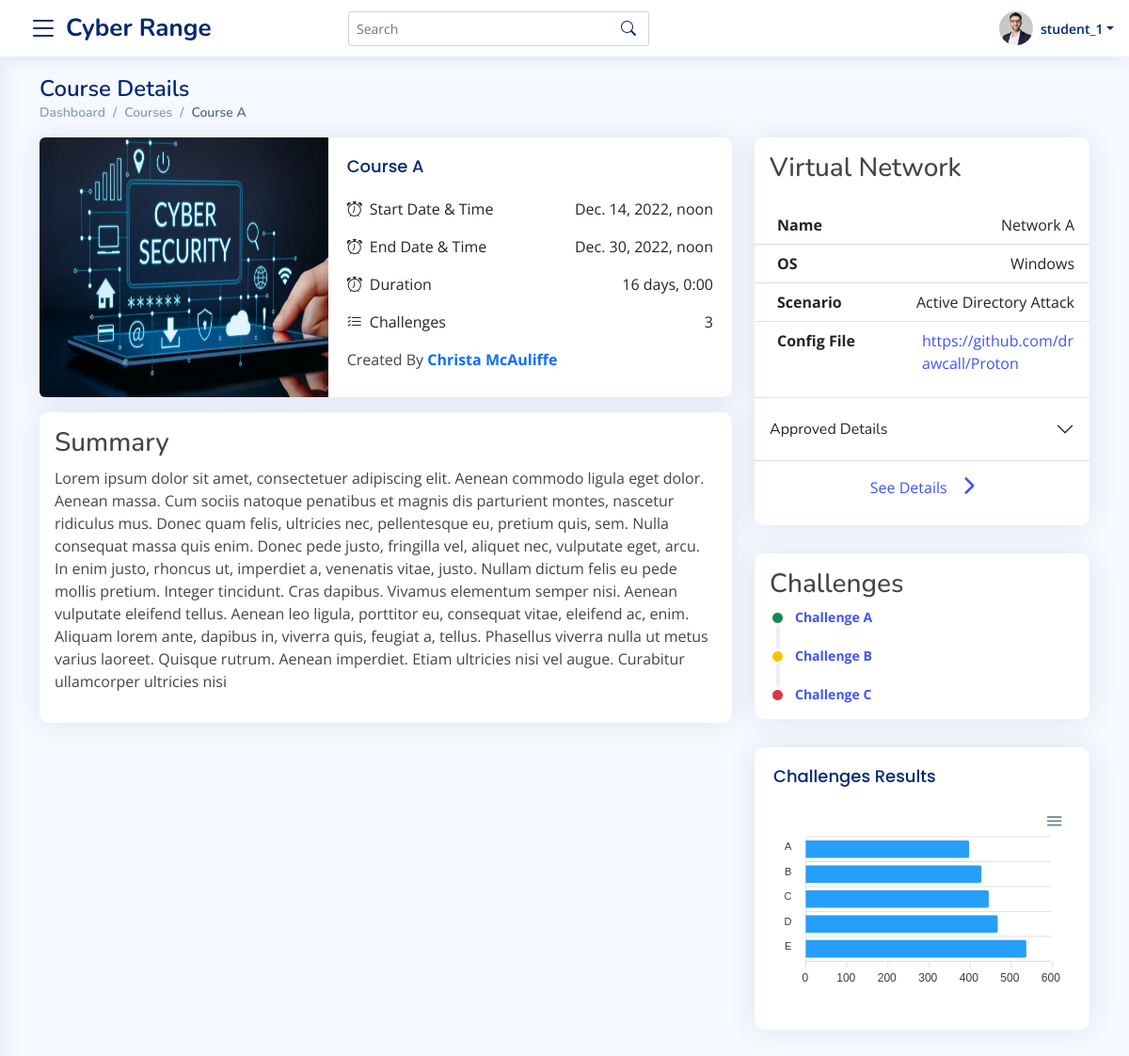
Page /student/courses/details/1 (signed in) on the earlier database version.
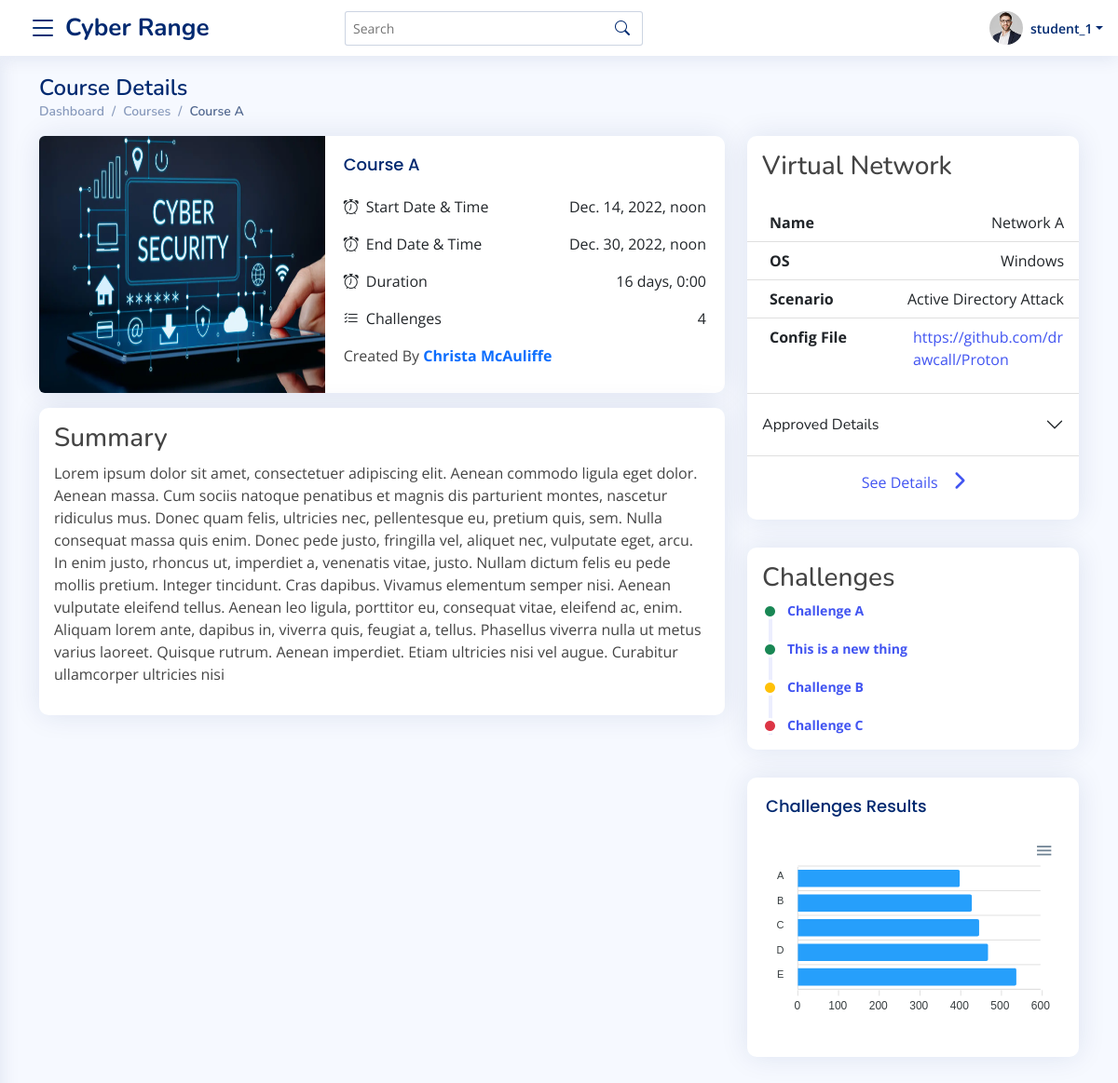
Same page on the later database version.
### accounts/models.py (models this page shows, shortened)
class User(AbstractBaseUser):
    username = models.CharField(
        verbose_name="Username",
        max_length=255,
        default="",
        blank=True,
        unique=False,
    )
    email = models.EmailField(
        verbose_name='email address',
        max_length=255,
        unique=True,
    )
    is_active = models.BooleanField(default=True, help_text="User is verified and have access to the website. Admin can also block a user by un-check this field")
    is_staff = models.BooleanField(default=False , editable=False) # a admin user; non super-user
    is_superuser = models.BooleanField(default=False, help_text="Superuser of the whole website.") # a superuser
    is_student = models.BooleanField(default=False)
    is_instructor = models.BooleanField(default=False)
    is_admin = models.BooleanField(default=False)
    groups = models.ManyToManyField(
        Group,
        verbose_name=_('groups'),
        blank=True,
        help_text=_(
            'The groups this user belongs to. A user will get all permissions '
            'granted to each of their groups.'
        ),
        related_name="user_groups_set",
        related_query_name="user",
    )
    permissions = models.ManyToManyField(
        Permission,
        verbose_name=_('user permissions'),
        blank=True,
        help_text=_('Specific permissions for this user.'),
        related_name="user_permissions_set",
        related_query_name="user",
    )
    date_joined = models.DateTimeField(_('Date Joined'), blank=True, null=True, auto_now_add=True)
    updated= models.DateTimeField( verbose_name= _('Last Updated Timestamp') , auto_now= True)
    USERNAME_FIELD = 'email'
    REQUIRED_FIELDS = [] # Email & Password are required by default.
    objects = UserManager()

### master_app/models.py (models this page shows, shortened)
class Course(models.Model):
    instructor = models.ForeignKey(User, on_delete=models.CASCADE)
    name = models.CharField(max_length=100)
    start_time = models.DateTimeField(auto_now_add=False, default=timezone.now)
    end_time = models.DateTimeField(auto_now_add=False, default=timezone.now)
    created_timestamp = models.DateTimeField( auto_now_add=True )
    description = RichTextField()
    is_approved = models.CharField(max_length=2, choices=APPROVED_CHOICES, default="1")
    points = models.IntegerField(blank=True, null=True, default=60)
    def get_virtual_network(self):
        try:
            return VirtualNetwork.objects.get(course__id = self.id)
        except:
            return None
    def total_challenges(self):
        try:
            return self.coursechallenge_set.all().count()
        except:
            return 0
    def total_duration(self):
        try:
            return ("%s" % str(self.end_time - self.start_time)[:-3])
        except:
            return ("%s" % str(self.end_time - self.start_time))

class VirtualNetwork(models.Model):
    course = models.ForeignKey(Course, on_delete=models.CASCADE)
    name = models.CharField(max_length=100)
    description = RichTextField()
    operating_system = models.CharField(max_length=3, default=1 , choices=OPERATING_SYSTEM_CHOICES)
    scenarios = models.CharField(max_length=50, default="1" , choices=SCENARIOS_CATEGORYIES)
    rating  = models.CharField(max_length=1 , default="1", choices=RATING_CHOICES)
    config_file_url = models.URLField(max_length=300 , default="" , blank=True, null=True)
    ip_address = models.GenericIPAddressField(blank=True, null=True)
    topology_image = models.ImageField(upload_to="topologies/", blank=True, null=True)
    ssh_file = models.FileField(upload_to="sshFiles/" , blank=True, null=True)
    instructions = RichTextField(blank = True, null=True, default="")
    def __str__(self):
        return self.name
    def get_operating_system(self):
        try:
            return OPERATING_SYSTEM_CHOICES_TEXT[self.operating_system]
        except:
            return None
    def get_scenarios(self):
        try:
            return SCENARIOS_CATEGORYIES_TEXT[self.scenarios]
        except:
            return None

class CourseChallenge(models.Model):
    course = models.ForeignKey(Course, on_delete=models.CASCADE)
    title = models.CharField(max_length=200)
    description = RichTextField()
    levels = models.CharField(max_length=1, default="1", choices=CHALLENGE_LEVELS)
    points = models.IntegerField(blank=True, default=50)
    original_flag = models.CharField(max_length=200, blank=True, null=True, default="")

### master_app/views.py (the view)
# urls.py: path("student/courses/details/<int:course_id>", views.StudentCourseDetails, name="student-courses-details-url"),
@login_required
@student_required
def StudentCourseDetails(request , course_id):
    template_name = 'master_app/student/courseDetails.html'
    try:
        course = Course.objects.get(id=course_id, is_approved = "3")
        easy_challenges = course.coursechallenge_set.filter(levels = 1)
        medium_challenges = course.coursechallenge_set.filter(levels = 2)
        hard_challenges = course.coursechallenge_set.filter(levels = 3)
    except:
        messages.error(request, "Requested course does not exist")
        return redirect(reverse("student-courses-url"))
    context = {
        "course" : course,
        "easy_challenges" : easy_challenges,
        "medium_challenges" : medium_challenges,
        "hard_challenges" : hard_challenges
    }
    return render(request, template_name, context)

### master_app/templates/master_app/student/courseDetails.html (shortened to what this page needs)
{%  extends 'base.html' %}
{% load static %}
{% block extra_css %}
<link rel="stylesheet" href="{% static 'assets/vendor/flickity/flickity.min.css' %}">
<link
      rel="stylesheet"
      href="{% static 'assets/vendor/fancybox/fancybox.css' %}"
    />
{% endblock %}
{% block content %}
<main id="main" class="main">
    <section class="section dashboard">
        <div class="container">
            <div class="pagetitle">
                <h1>Course Details</h1>
                <nav>
                  <ol class="breadcrumb">
                    <li class="breadcrumb-item"><a href="{% url 'student-dasboard-url' %}">Dashboard</a></li>
                    <li class="breadcrumb-item "><a href="{% url 'student-courses-url' %}">Courses</a></li>
                    <li class="breadcrumb-item active">{{ course.name }}</li>
                  </ol>
                </nav>
              </div>
            <div class="row">
                <div class="col-12 col-md-8">
              <div class="card mb-3">
                <div class="row g-0">
                  <div class="col-md-5">
                    <img src="{% static 'assets/img/Ad.webp' %}" class="img-fluid rounded-start h-100" alt="...">
                  </div>
                  <div class="col-md-7">
                    <div class="card-body">
                      <h5 class="card-title  mb-0">{{ course.name }}</h5>
                      <ul class="list-group  list-group-flush px-0 mx-0 ">
                        <li class="list-group-item d-flex justify-content-between align-items-start px-0 border-0">
                          <div >
                            <div ><i class="bi bi-alarm me-1"></i> Start Date & Time</div>
                          </div>
                          {{ course.start_time }}
                        </li>
                        <li class="list-group-item d-flex justify-content-between align-items-start px-0 border-0">
                          <div >
                            <div ><i class="bi bi-alarm me-1"></i> End Date & Time</div>
                          </div>
                          {{ course.end_time }}
                        </li>
                        <li class="list-group-item d-flex justify-content-between align-items-start px-0 border-0">
                          <div >
                            <div ><i class="bi bi-alarm me-1"></i> Duration</div>
                          </div>
                          {{ course.total_duration }}
                        </li>
                        <li class="list-group-item d-flex justify-content-between align-items-start px-0 border-0" >
                          <div >
                            <div ><i class="bi bi-list-check me-1"></i> Challenges</div>
                          </div>
                          {{ course.total_challenges }}
                        </li>
                      </ul>
                      <p class="my-2">Created By <strong class="text-primary fw-bolder">{{ course.instructor.username }}</strong></p>
                    </div>
                  </div>
                </div>
              </div>
              <div class="card">
                <div class="card-body p-3">
                  <h3>Summary</h3>
                  {{ course.description|safe }}
                </div>
              </div>
                </div>
                <div class="col-12 col-md-4">
                  <div class="card  p-0 ">
                    <div class="card-body  px-0">
                      <h3 class="p-3">Virtual Network</h3>
                      <ul class="list-group list-group-flush">
                        <li class="list-group-item d-flex justify-content-between align-items-start">
                          <div class="ms-2 me-auto">
                            <div class="fw-bold">Name</div>
                          </div>
                          {{ course.get_virtual_network.name }}
                        </li>
                        <li class="list-group-item d-flex justify-content-between align-items-start">
                          <div class="ms-2 me-auto">
                            <div class="fw-bold">OS</div>
                          </div>{{ course.get_virtual_network.get_operating_system }}</li>
                        <li class="list-group-item d-flex justify-content-between align-items-start">
                          <div class="ms-2 me-auto">
                            <div class="fw-bold">Scenario</div>
                          </div>{{ course.get_virtual_network.get_scenarios }}</li>
                          <li class="list-group-item d-flex justify-content-between align-items-start">
                            <div class="ms-2 me-auto">
                              <div class="fw-bold">Config File</div>
                            </div><p class="w-50"><a href="{{ course.get_virtual_network.config_file_url }}">{{ course.get_virtual_network.config_file_url }}</a></p>
                          </li>
                          {% if course.is_approved == "3" %}
                              <li class="list-group-item  justify-content-between align-items-start">
                                <div class="accordion accordion-flush" id="accordionFlushExample">
                                  <div class="accordion-item">
                                    <h2 class="accordion-header" id="flush-headingOne">
                                      <button class="accordion-button collapsed" type="button" data-bs-toggle="collapse" data-bs-target="#flush-collapseOne" aria-expanded="false" aria-controls="flush-collapseOne">
                                        Approved Details
                                      </button>
                                    </h2>
                                  </div>
                                </div>
                              </li>
                            {% endif %}
                        <li class="list-group-item text-center" aria-disabled="true"><a data-bs-toggle="offcanvas" href="#offcanvasExample" role="button" aria-controls="offcanvasExample">See Details<i class="fas fa-chevron-right fs-5 ms-3 pt-2"></i></a></li>
                      </ul>
                    </div>
                  </div>
                  <div class="card">
                    <div class="card-body py-3 px-3">
                      <h3 class="">Challenges</h3>
                      <div class="activity">
                        {% if easy_challenges %}
                        {% for ch in easy_challenges %}
                        <div class="activity-item d-flex">
                          <i class='bi bi-circle-fill activity-badge text-success align-self-start'></i>
                          <div class="activity-content">
                            <a href="{% url 'student-challenge-details-url' course.id ch.id  %}" class="fw-bold "  >{{ ch.title }}</a>
                          </div>
                        </div>
                        {% endfor %}
                        {% endif %}
                        {% if medium_challenges %}
                        {% for ch in medium_challenges %}
                            <div class="activity-item d-flex">
                              <i class='bi bi-circle-fill activity-badge text-warning align-self-start'></i>
                              <div class="activity-content">
                                <a href="{% url 'student-challenge-details-url' course.id ch.id  %}" class="fw-bold " >{{ ch.title }}</a>
                              </div>
                            </div>
                            {% endfor %}
                        {% endif %}
                        {% if hard_challenges %}
                            {% for ch in hard_challenges %}
                            <div class="activity-item d-flex">
                              <i class='bi bi-circle-fill activity-badge text-danger align-self-start'></i>
                              <div class="activity-content">
                                <a href="{% url 'student-challenge-details-url' course.id ch.id  %}" class="fw-bold " >{{ ch.title }}</a>
                              </div>
                            </div>
                            {% endfor %}
                      {% endif %}
                      </div>
                    </div>
                  </div>
                  <div class="card">
                    <div class="card-body">
                      <h5 class="card-title">Challenges Results</h5>
                      <div id="barChart"></div>
                    </div>
                  </div>
                </div>
            </div>
        </div>
    </section>
</main>
{% endblock %}

### master_app/templates/master_app/base.html (shortened to what this page needs)
<!doctype html>
<html lang="en">
<head>
    {% include 'style.html' %}
    {% block extra_css %}
    {% endblock extra_css %}
</head>
<body class="toggle-sidebar">
    {% block header %}
        {% include 'header.html' %}
    {% endblock header %}
    {% block content %}
    {% endblock content %}
</body>
</html>

### master_app/templates/master_app/style.html (shortened to what this page needs)
{% load static %}
  <link href="{% static 'assets/vendor/bootstrap/css/bootstrap.min.css' %}" rel="stylesheet">
  <link href="{% static 'assets/vendor/bootstrap-icons/bootstrap-icons.css' %}" rel="stylesheet">
  <link href="{% static 'assets/vendor/boxicons/css/boxicons.min.css' %}" rel="stylesheet">
  <link rel="stylesheet" href="{% static 'assets/vendor/fontawesome/all.min.css' %}" />
  <link href="{% static 'assets/vendor/simple-datatables/style.css' %}" rel="stylesheet">
<link href="{% static 'assets/css/style.css' %}" rel="stylesheet">
<link rel="stylesheet" href="{% static 'assets/vendor/ripple/ripple.min.css' %}" />
<link rel="stylesheet" href="{% static 'assets/vendor/notification/noty.css' %}" />

### master_app/templates/master_app/header.html (shortened to what this page needs)
{% load static %}
<header   class="header fixed-top d-flex align-items-center sticky-top">
  <div class="d-flex align-items-center justify-content-between">
    <i class="bi bi-list toggle-sidebar-btn"></i>
    <a href="{% url 'master_index' %}" class="logo d-flex align-items-center ms-2">
      <span class="d-none d-lg-block">Cyber Range</span>
    </a>
  </div>
  <div class="search-bar">
    <form class="search-form d-flex align-items-center" method="POST" action="#">
      <input type="text" name="query" placeholder="Search" title="Enter search keyword">
      <button type="submit" title="Search"><i class="bi bi-search"></i></button>
    </form>
  </div>
  <nav class="header-nav ms-auto">
    <ul class="d-flex align-items-center">
      {% if request.user.is_authenticated %}
      <li class="nav-item dropdown pe-3">
        <a class="nav-link nav-profile d-flex align-items-center pe-0" href="#" data-bs-toggle="dropdown">
          <img src="{% static 'assets/img/profile-img.jpg' %}" alt="Profile" class="rounded-circle">
          <span class="d-none d-md-block dropdown-toggle ps-2">{{ request.user.username }}</span>
        </a>
      </li>
      {% endif %}
    </ul>
  </nav>
</header>

### master_app/templates/master_app/script.html (shortened to what this page needs)
{% load static %}

Differences in the rows shown:
computed for Course "Course A": total_challenges "3" → "4"
added CourseChallenge: title "This is a new thing", shown under "Challenges"
